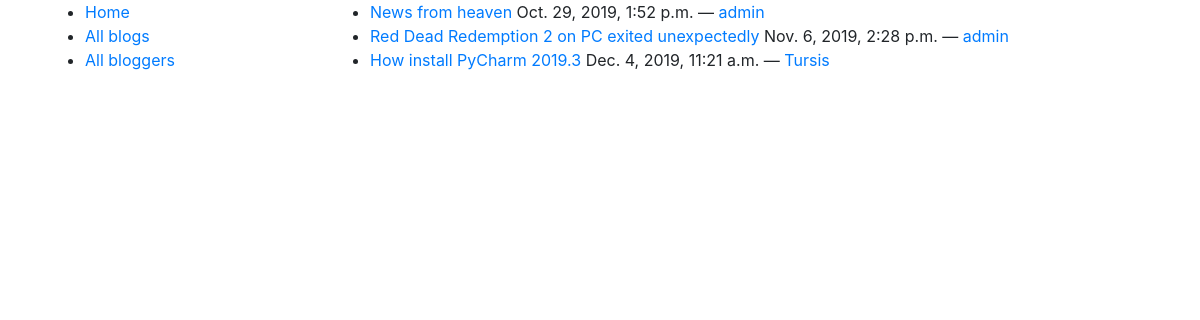
/blog/blogs/, run on the app's committed database.
### blog/models.py (models this page shows, shortened)
class Blog(models.Model):
	name = models.CharField(max_length=200, help_text="Enter your name blog here.")
	author = models.ForeignKey(BlogAuthor, on_delete=models.SET_NULL, null=True)
	description = models.TextField(max_length=400, help_text="Enter your blog text here.")
	pub_date = models.DateTimeField('date published')
	def get_absolute_url(self):
		return reverse('blog:blog-detail', args=[str(self.id)])

class BlogAuthor(models.Model):
	user = models.ForeignKey(User, on_delete=models.SET_NULL, null=True)
	bio = models.TextField(max_length=400, help_text="Enter your bio details here.")
	def __str__(self):
		return self.user.username

### blog/views.py (the view)
class BlogListView(generic.ListView):
	model = Blog

### blog/templates/blog/blog_list.html
{% extends "base_generic.html" %}
{% block content %}
	{% if blog_list %}
	<ul>
		{% for blog in blog_list %}
			<li><a href={{ blog.get_absolute_url }}>{{ blog.name }} </a> {{ blog.pub_date }} —
				<a href="{% url 'blog:bloggers-detail' blog.pk%}"> {{blog.author }}</a></li>
		{% endfor %}
	</ul>
	{% endif %}
{% endblock %}

### data on the page
Blog: name "News from heaven", pub_date "Oct. 29, 2019, 1:52 p.m.", author "admin"
Blog: name "Red Dead Redemption 2 on PC exited unexpectedly", pub_date "Nov. 6, 2019, 2:28 p.m.", author "admin"
Blog: name "How install PyCharm 2019.3", pub_date "Dec. 4, 2019, 11:21 a.m.", author "Tursis"
